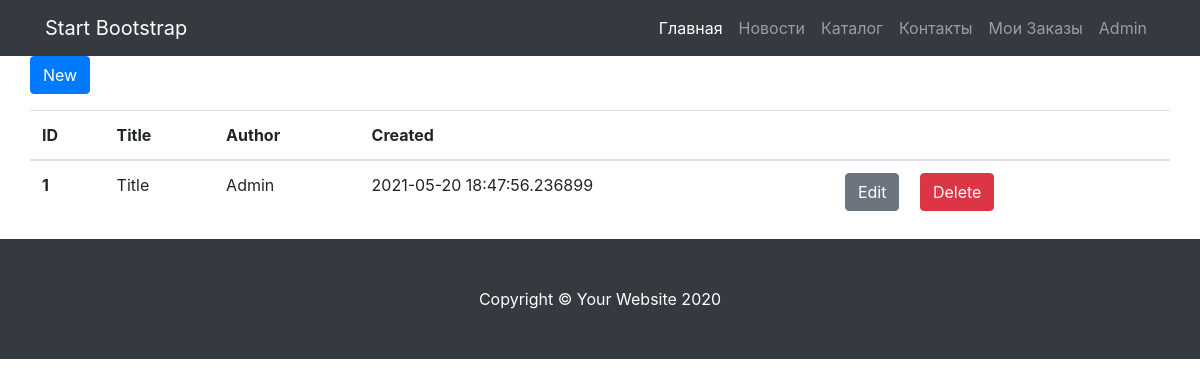
The page /admin/news (signed in) on the database its author committed.
### data/users.py (models this page shows, shortened)
class User(SqlAlchemyBase, UserMixin, SerializerMixin):
    __tablename__ = 'users'
    id = sqlalchemy.Column(sqlalchemy.Integer,
                           primary_key=True, autoincrement=True)
    role=sqlalchemy.Column(sqlalchemy.String, nullable=False, default='user')
    name = sqlalchemy.Column(sqlalchemy.String, nullable=True)
    about = sqlalchemy.Column(sqlalchemy.String, nullable=True)
    email = sqlalchemy.Column(sqlalchemy.String,
                              index=True, unique=True, nullable=True)
    hashed_password = sqlalchemy.Column(sqlalchemy.String, nullable=True)
    created_date = sqlalchemy.Column(sqlalchemy.DateTime,
                                     default=datetime.datetime.now)
    news = orm.relation("News", back_populates='user')

### data/news.py (models this page shows, shortened)
class News(SqlAlchemyBase, SerializerMixin):
    __tablename__ = 'news'
    id = sqlalchemy.Column(sqlalchemy.Integer,
                           primary_key=True, autoincrement=True)
    title = sqlalchemy.Column(sqlalchemy.String, nullable=True)
    content = sqlalchemy.Column(sqlalchemy.String, nullable=True)
    image = sqlalchemy.Column(sqlalchemy.String, nullable=True)
    created_date = sqlalchemy.Column(sqlalchemy.DateTime,
                                     default=datetime.datetime.now)
    likes = sqlalchemy.Column(sqlalchemy.Integer)
    is_private = sqlalchemy.Column(sqlalchemy.Boolean, default=True)
    user_id = sqlalchemy.Column(sqlalchemy.Integer,
                                sqlalchemy.ForeignKey("users.id"))
    news_img = sqlalchemy.Column(sqlalchemy.String, nullable=True)
    user = orm.relation('User')

### admin.py (the view)
    def decoreated_func(*args, **kwargs):
        if current_user.role == 'admin':
            return func(*args, **kwargs)
        else:
            return redirect('/')

### admin.py (called while the page is built)
def admin_protect(func):
    def decoreated_func(*args, **kwargs):
        if current_user.role == 'admin':
            return func(*args, **kwargs)
        else:
            return redirect('/')
    return decoreated_func

@admin.route('/admin/news', endpoint='get_news_list')
@admin_protect
@login_required
def get_news_list():
    db_sess = db_session.create_session()
    data = db_sess.query(News)
    return render_template("admin/news.html", news=data, title="Управление Новостями")

### data/db_session.py (called while the page is built)
def create_session() -> Session:
    global __factory
    return __factory()

### main.py (called while the page is built)
@login_manager.user_loader
def load_user(user_id):
    db_sess = db_session.create_session()
    return db_sess.query(User).get(user_id)

### templates/admin/news.html
{% extends "base.html" %}
{% block content %}
<div class="row">
    <button type="button" class="btn btn-primary mb-3"
            onclick="window.location ='/admin/news_item/new';">
      New
    </button>
    <table class="table">
      <thead>
        <tr>
          <th scope="col">ID</th>
          <th scope="col">Title</th>
          <th scope="col">Author</th>
          <th scope="col">Created</th>
          <th scope="col"></th>
        </tr>
      </thead>
      <tbody>
      {% for item in news %}
        <tr>
          <th scope="row">{{item.id}}</th>
          <td>{{item.title}}</td>
          <td>{{item.user.name}}</td>
          <td>{{item.created_date}}</td>
          <td><button type="button" class="btn btn-secondary ml-3"
                      onclick="window.location ='/admin/news_item/{{item.id}}';">
            Edit</button>
              <button type="button"class="btn btn-danger ml-3"
              onclick="window.location ='/admin/news_item/delete/{{item.id}}';">
                Delete</button></td>
        </tr>
      {% endfor %}
      </tbody>
    </table>
</div>
{% endblock %}

### templates/base.html (shortened to what this page needs)
<!DOCTYPE html>
<html lang="en">
<head>
    <link rel="stylesheet"
          href="https://stackpath.bootstrapcdn.com/bootstrap/4.4.1/css/bootstrap.min.css"
>
  <link  rel="stylesheet"
         href="https://maxcdn.bootstrapcdn.com/font-awesome/4.3.0/css/font-awesome.min.css">
  <link href="{{ url_for('static', filename='css/shop-homepage.css') }}" rel="stylesheet">
  <link href="{{ url_for('static', filename='css/comments.css') }}" rel="stylesheet" />
</head>
<body>
  <nav class="navbar navbar-expand-lg navbar-dark bg-dark fixed-top">
    <div class="container">
      <a class="navbar-brand" href="#">Start Bootstrap</a>
      <div class="collapse navbar-collapse" id="navbarResponsive">
        <ul class="navbar-nav ml-auto">
          <li class="nav-item active">
            <a class="nav-link" href="/">Главная
            </a>
          </li>
          <li class="nav-item">
            <a class="nav-link" href="/news">Новости</a>
          </li>
          <li class="nav-item">
            <a class="nav-link" href="/products">Каталог</a>
          </li>
          <li class="nav-item">
            <a class="nav-link" href="#">Контакты</a>
          </li>
          {% if current_user.is_authenticated %}
          <li class="nav-item">
            <a class="nav-link" href="/order">Мои Заказы</a>
          </li>
          <li class="nav-item">
            <a class="nav-link danger" href="/logout">{{ current_user.name }}</a>
          </li>
      {% endif %}
        </ul>
      </div>
    </div>
  </nav>
  <div class="container">
    {% block content %}
    {% endblock %}
  </div>
  <footer class="py-5 bg-dark">
    <div class="container">
      <p class="m-0 text-center text-white">Copyright &copy; Your Website 2020</p>
    </div>
  </footer>
</body>
</html>

### static/css/shop-homepage.css (style rules this page uses)
body { padding-top: 56px; }

### rows shown on the page
User: name "Admin"
News: id "1", title "Title", user.name "Admin", created_date "2021-05-20 18:47:56.236899"
